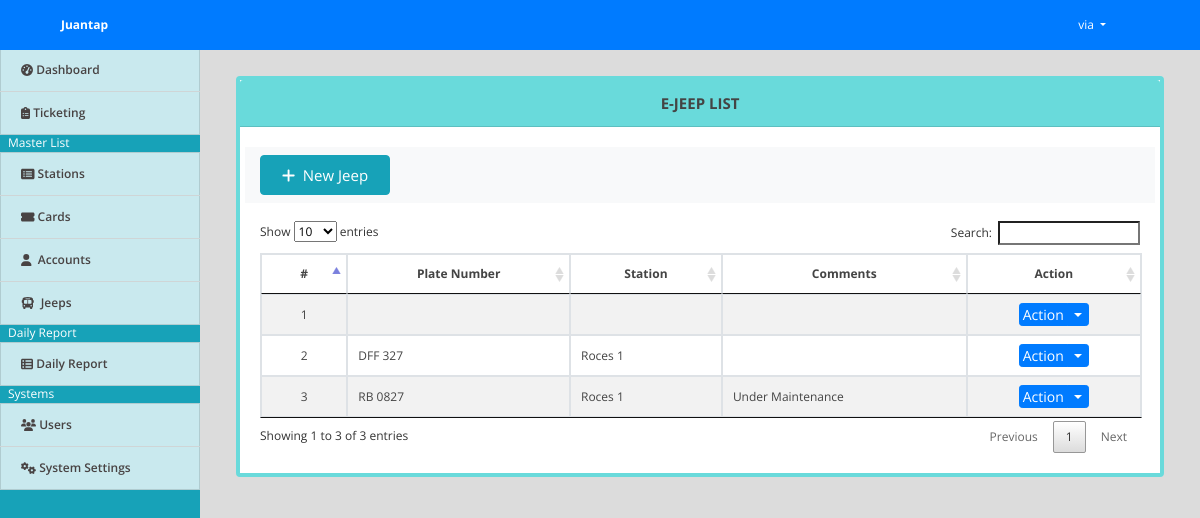
Screenshot of /index.php?page=jeeps (signed in) with the database file from the repository.
### tables this page shows
CREATE TABLE `jeeps` (
  `id` int(11) NOT NULL,
  `platenumber` varchar(30) NOT NULL,
  `station` varchar(30) NOT NULL,
  `comment` varchar(255) NOT NULL
);

### jeeps.php (the view, shortened to what this page needs)
<div class="container-fluid">
	<br> <br>
	<div class="col-lg-12">
		<div class="card border-teal ">
			<div class="card-header bg-teal text-center" id="cardfont"><b>E-JEEP LIST</b></div>
			<div class="card-body">
				<div class="row bg-light">
					<div class="col-sm-12">
						<button class="btn btn-info my-2" id="new_jeep"><i class="fa fa-plus"></i>&nbsp; New Jeep</button>
					</div>
				</div>
			<br>
				<table class="table-striped table-bordered">
			<thead>
				<tr>
					<th class="text-center">#</th>
					<th class="text-center">Plate Number</th>
					<th class="text-center">Station</th>
					<th class="text-center">Comments</th>
					<th class="text-center">Action</th>
				</tr>
			</thead>
			<tbody>
				<?php
 					include 'db_connect.php';
 					$jeep = $conn->query("SELECT * FROM jeeps order by platenumber asc");
 					$i = 1;
 					while($row= $jeep->fetch_assoc()):
				 ?>
				 <tr>
				 	<td class="text-center">
				 		<?php echo $i++ ?>
				 	</td>
				 	<td>
                        <?php echo $row['platenumber'] ?>
					 </td>
				 	<td>
						 <?php echo $row['station'] ?>
					 </td>
				 	<td>
					 <?php echo $row['comment'] ?>
				 	</td>
				 	<td>
				 		<center>
							<div class="btn-group">
							  <button type="button" class="btn btn-primary btn-sm">Action</button>
							  <button type="button" class="btn btn-primary btn-sm dropdown-toggle dropdown-toggle-split" data-toggle="dropdown" aria-haspopup="true" aria-expanded="false">
							  </button>
							</div>
						</center>
				 	</td>
				 </tr>
				<?php endwhile; ?>
			</tbody>
		</table>
			</div>
		</div>
	</div>
</div>

### assets/css/style.css (style rules this page uses)
body { font-family: "Open Sans", sans-serif; color: #444444; width: 100%; height: calc(100%); font-size: 12px; }
.btn-sm { padding: .0001rem .2rem; }

### index.php (style rules this page uses)
body { background: #80808045; }

### jeeps.php (style rules this page uses)
.border-teal { border-color:#69DADB; border-width: 4px; }
.bg-teal { background: #69DADB; }
#new_jeep { left: 50px; width: 130px; height: 40px; font-size:15px; color:white; }
#cardfont { font-size:15px; }

### rows the page displays
jeeps: platenumber "DFF 327", station "Roces 1"
jeeps: platenumber "RB 0827", station "Roces 1", comment "Under Maintenance"

### other values shown
$_SESSION['system']['name'] "Juantap"
$_SESSION['login_name'] "via"
